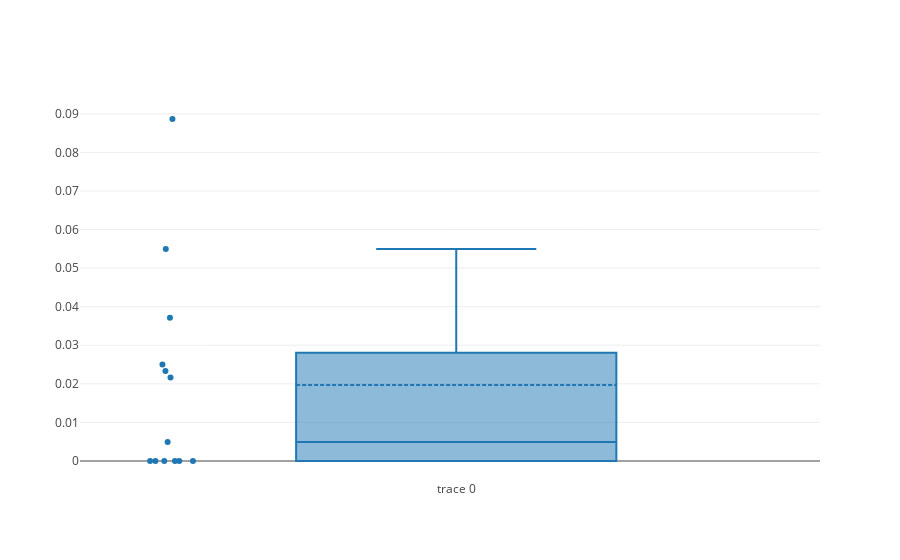

Notebook source saved alongside this figure:
### Markdown cell above
Let's see if these rates are significant or not :

### Code cell
y = missing_ratio

trace = go.Box(
    y=y,
    boxpoints='all',
    jitter=0.3,
    pointpos=-1.8,
    boxmean=True
)

data = [trace]
py.iplot(data)

### Figure 1 — Plotly figure (JSON) as saved in the notebook; plotly's stock layout.template omitted (floating-point values rounded to 4 significant figures)
{"data": [{"boxmean": true, "boxpoints": "all", "jitter": 0.3, "pointpos": -1.8, "type": "box", "y": [0, 0.02163, 0.00491, 0.02504, 0, 0.05498, 0, 0, 0.03716, 0.02333, 0.08865, 0, 0]}], "layout": {}}
